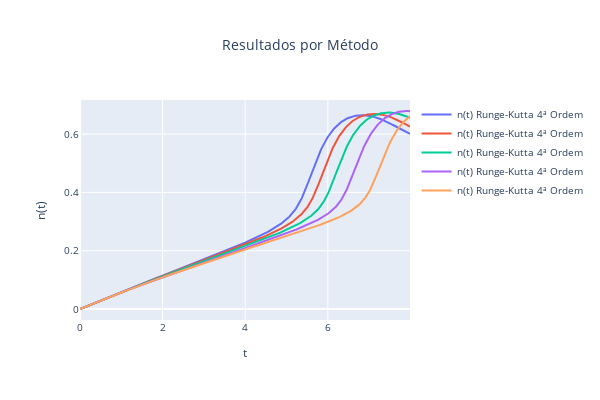

Notebook code cell kept with this figure:
### Code cell
plot_output(variable="n", title="n(t)", dfs=dfs)

### Figure 1 — Plotly figure (JSON) as saved in the notebook; plotly's stock layout.template omitted (floating-point values rounded to 4 significant figures; data arrays with more than 128 entries replaced by an {"elided": "..."} marker saying what was removed)
{"data": [{"mode": "lines", "name": "n(t) Runge-Kutta 4ª Ordem", "type": "scatter", "x": {"elided": "800 float values"}, "y": {"elided": "800 float values"}}, {"mode": "lines", "name": "n(t) Runge-Kutta 4ª Ordem", "type": "scatter", "x": {"elided": "800 float values"}, "y": {"elided": "800 float values"}}, {"mode": "lines", "name": "n(t) Runge-Kutta 4ª Ordem", "type": "scatter", "x": {"elided": "800 float values"}, "y": {"elided": "800 float values"}}, {"mode": "lines", "name": "n(t) Runge-Kutta 4ª Ordem", "type": "scatter", "x": {"elided": "800 float values"}, "y": {"elided": "800 float values"}}, {"mode": "lines", "name": "n(t) Runge-Kutta 4ª Ordem", "type": "scatter", "x": {"elided": "800 float values"}, "y": {"elided": "800 float values"}}], "layout": {"font": {"size": 10}, "height": 400, "title": {"text": "Resultados por Método", "x": 0.5}, "width": 600, "xaxis": {"title": {"text": "t"}}, "yaxis": {"title": {"text": "n(t)"}}}}
